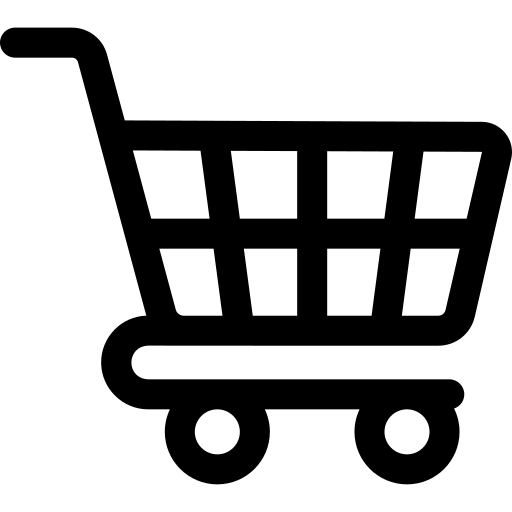
#> input picture img/diseño/carrito.png, 512 x 512 px
$ python -i image_optimizer.py   (imports and definitions only)
#> lines starting #> are read from the running program, lines starting #| are printed output that depends on the picture
#!/usr/bin/env python3
"""Image optimization utility for Artisan product catalog.

Converts large source images (JPEG/PNG) to optimized WebP format
(quality ~82, max-width 1200px) and generates web-ready thumbnails (max-width 400px).
"""

from __future__ import annotations

import os
import sys
from pathlib import Path
from typing import Dict, Optional, Tuple

from PIL import Image, ImageOps

DEFAULT_MAX_WIDTH = 1200
DEFAULT_THUMB_WIDTH = 400
DEFAULT_QUALITY = 82
MIN_VALID_FILE_SIZE = 50  # Ignore dummy placeholder files (< 50 bytes)


def optimize_image(
    input_path: Path | str,
    output_dir: Optional[Path | str] = None,
    max_width: int = DEFAULT_MAX_WIDTH,
    thumb_width: int = DEFAULT_THUMB_WIDTH,
    quality: int = DEFAULT_QUALITY,
) -> Optional[Tuple[str, str]]:
    """Optimize a single image into full WebP and thumbnail WebP.

    Returns a tuple of (full_webp_path, thumb_webp_path) or None if skipped/invalid.
    """
#> called with input_path = '../img/diseño/carrito.png', max_width = 1200, thumb_width = 400, quality = 82
    src = Path(input_path).resolve()
    if not src.is_file():
        return None

    if src.stat().st_size < MIN_VALID_FILE_SIZE:
        return None

    out_directory = Path(output_dir).resolve() if output_dir else src.parent
    out_directory.mkdir(parents=True, exist_ok=True)

    dest_stem = src.stem
    dest_full = out_directory / f"{dest_stem}.webp"
    dest_thumb = out_directory / f"{dest_stem}_thumb.webp"

    try:
        with Image.open(src) as raw_img:
#> raw_img is the input picture: PIL image 512x512 RGBA; mean R, G, B, A 0, 0, 0, 78.5
            img = ImageOps.exif_transpose(raw_img)

            # Preserve transparency if RGBA or paletted with alpha; else RGB
            if img.mode in ("RGBA", "LA") or (img.mode == "P" and "transparency" in img.info):
                img = img.convert("RGBA")
            elif img.mode != "RGB":
                img = img.convert("RGB")

            # 1. Full-size optimized WebP
            width, height = img.size
#> width = 512; height = 512
            if width > max_width:
                new_height = int(round(height * (max_width / width)))
                full_img = img.resize((max_width, new_height), Image.Resampling.LANCZOS)
            else:
                full_img = img

            full_img.save(dest_full, format="WEBP", quality=quality, method=6)

            # 2. Thumbnail WebP
            if width > thumb_width:
                new_thumb_height = int(round(height * (thumb_width / width)))
#> new_thumb_height = 400
                thumb_img = img.resize((thumb_width, new_thumb_height), Image.Resampling.LANCZOS)
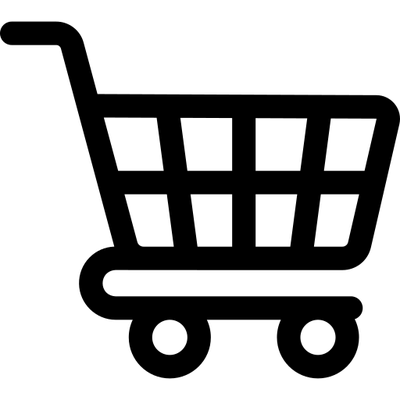
#> thumb_img: PIL image 400x400 RGBA; mean R, G, B, A 0, 0, 0, 78.5; transparent parts drawn white
            else:
                thumb_img = img

            thumb_img.save(dest_thumb, format="WEBP", quality=quality, method=6)

            return str(dest_full), str(dest_thumb)

    except Exception as exc:
        print(f"[WARN] Error optimizing {src.name}: {exc}", file=sys.stderr)
        return None


# [77 lines left out: function batch_optimize, not called in this run]


# [3 lines not run here, left out]

>>> result = optimize_image('../img/diseño/carrito.png')
